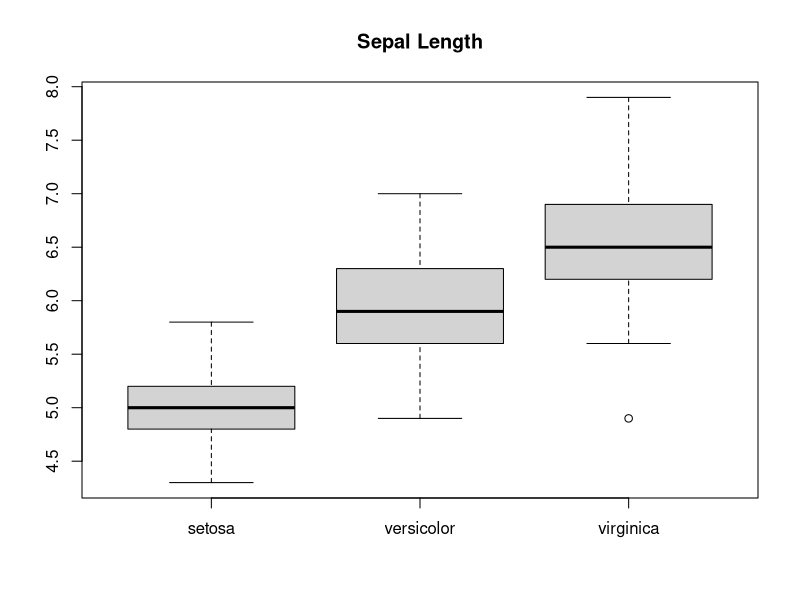
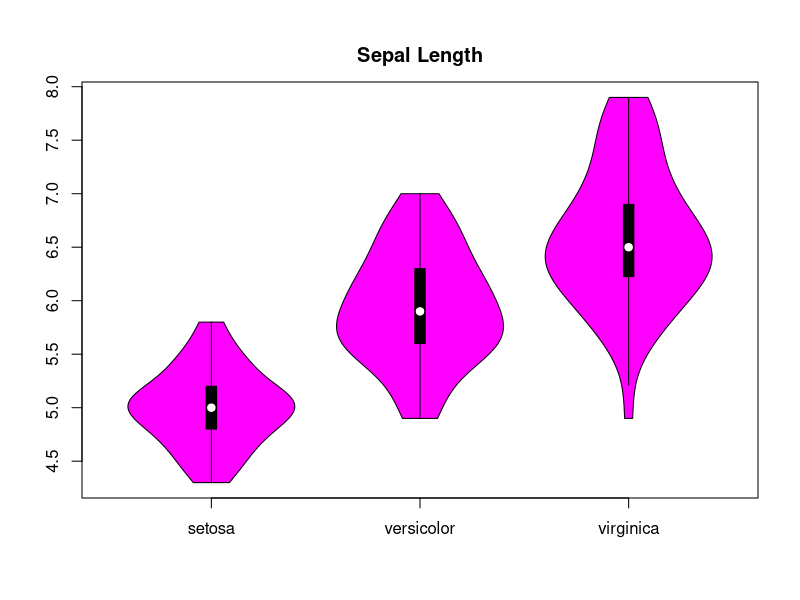
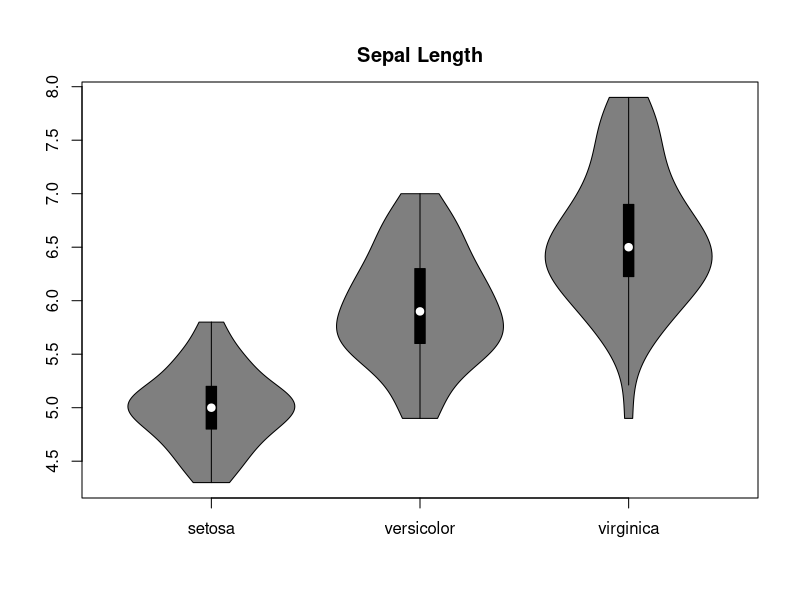
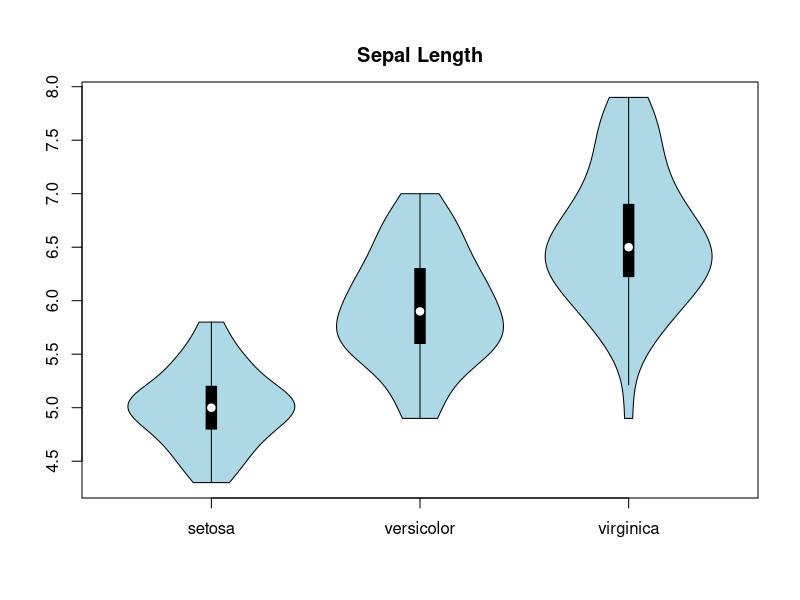
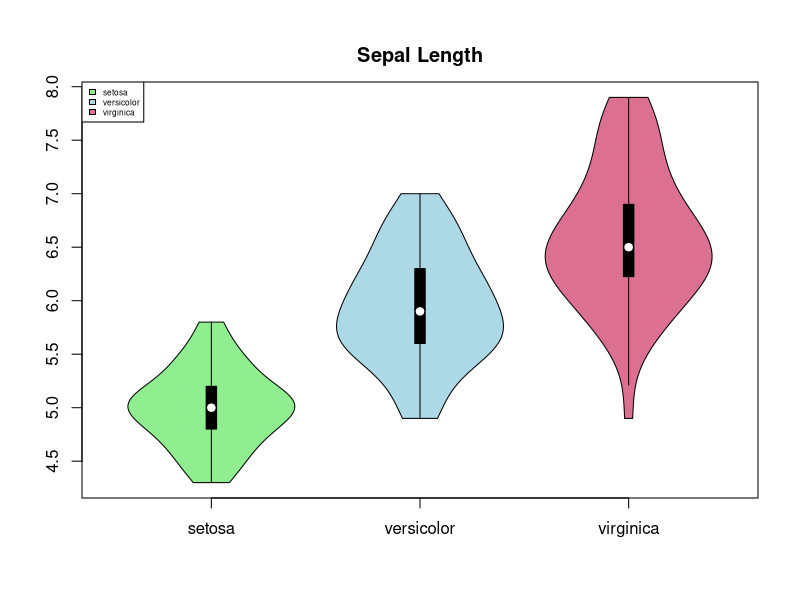
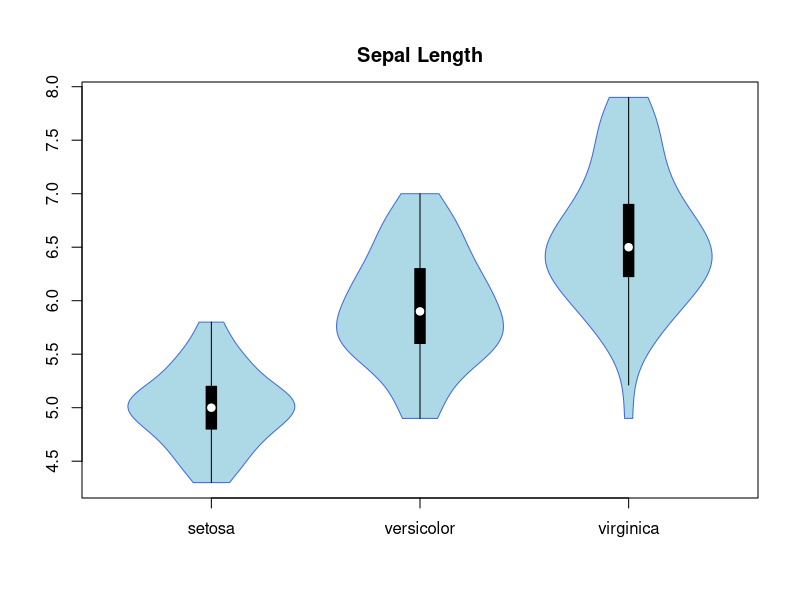
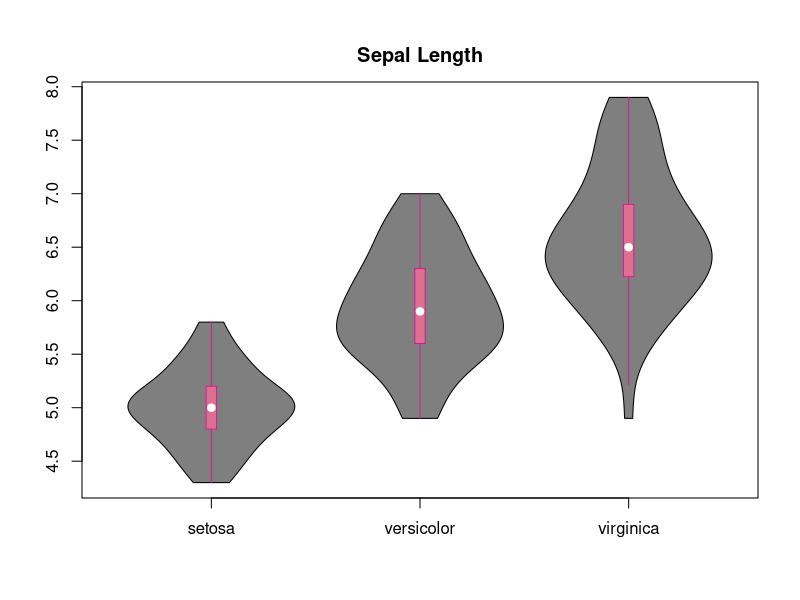
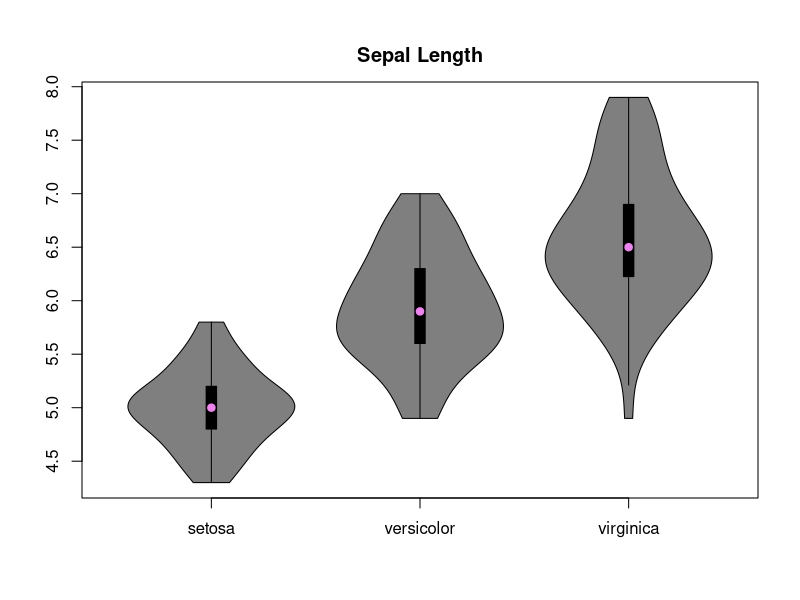

Write the R code that produced these figures, in order.
## ---- chunk 1
library("vioplot")
## ---- chunk 2
data(iris)
boxplot(iris$Sepal.Length[iris$Species=="setosa"], iris$Sepal.Length[iris$Species=="versicolor"], iris$Sepal.Length[iris$Species=="virginica"], names=c("setosa", "versicolor", "virginica"), main = "Sepal Length")
vioplot(iris$Sepal.Length[iris$Species=="setosa"], iris$Sepal.Length[iris$Species=="versicolor"], iris$Sepal.Length[iris$Species=="virginica"], names=c("setosa", "versicolor", "virginica"), main = "Sepal Length", col="magenta")
## ---- chunk 3
vioplot(iris$Sepal.Length[iris$Species=="setosa"], iris$Sepal.Length[iris$Species=="versicolor"], iris$Sepal.Length[iris$Species=="virginica"], names=c("setosa", "versicolor", "virginica"), main = "Sepal Length")
## ---- chunk 4
vioplot(iris$Sepal.Length[iris$Species=="setosa"], iris$Sepal.Length[iris$Species=="versicolor"], iris$Sepal.Length[iris$Species=="virginica"], names=c("setosa", "versicolor", "virginica"), main = "Sepal Length", col="lightblue")
## ---- chunk 5
vioplot(iris$Sepal.Length[iris$Species=="setosa"], iris$Sepal.Length[iris$Species=="versicolor"], iris$Sepal.Length[iris$Species=="virginica"], names=c("setosa", "versicolor", "virginica"), main = "Sepal Length", col=c("lightgreen", "lightblue", "palevioletred"))
legend("topleft", legend=c("setosa", "versicolor", "virginica"), fill=c("lightgreen", "lightblue", "palevioletred"), cex = 0.5)
## ---- chunk 6
vioplot(iris$Sepal.Length[iris$Species=="setosa"], iris$Sepal.Length[iris$Species=="versicolor"], iris$Sepal.Length[iris$Species=="virginica"], names=c("setosa", "versicolor", "virginica"), main = "Sepal Length", col="lightblue", border="royalblue")
## ---- chunk 7
vioplot(iris$Sepal.Length[iris$Species=="setosa"], iris$Sepal.Length[iris$Species=="versicolor"], iris$Sepal.Length[iris$Species=="virginica"], names=c("setosa", "versicolor", "virginica"), main = "Sepal Length", rectCol="palevioletred", lineCol="violetred")
## ---- chunk 8
vioplot(iris$Sepal.Length[iris$Species=="setosa"], iris$Sepal.Length[iris$Species=="versicolor"], iris$Sepal.Length[iris$Species=="virginica"], names=c("setosa", "versicolor", "virginica"), main = "Sepal Length", colMed="violet")
## ---- chunk 9
vioplot(iris$Sepal.Length[iris$Species=="setosa"], iris$Sepal.Length[iris$Species=="versicolor"], iris$Sepal.Length[iris$Species=="virginica"], names=c("setosa", "versicolor", "virginica"), main = "Sepal Length", col="lightblue", border="royalblue", rectCol="palevioletred", lineCol="violetred", colMed="violet")
## ---- chunk 10
vioplot(iris$Sepal.Length[iris$Species=="setosa"], iris$Sepal.Length[iris$Species=="versicolor"], iris$Sepal.Length[iris$Species=="virginica"], names=c("setosa", "versicolor", "virginica"), main="Sepal Length (Equal Area)", areaEqual = T, col=c("lightgreen", "lightblue", "palevioletred"), border=c("darkolivegreen4", "royalblue4", "violetred4"), rectCol=c("forestgreen", "blue", "palevioletred3"), lineCol=c("darkolivegreen", "royalblue", "violetred4"), colMed=c("green", "cyan", "magenta"), pchMed=c(15, 17, 19))
## ---- chunk 11
data("iris")
attach(iris)
vioplot(iris$Sepal.Length[iris$Species=="setosa"], iris$Sepal.Length[iris$Species=="versicolor"], iris$Sepal.Length[iris$Species=="virginica"], main = "Sepal Length", ylab = "",
        col=c("lightgreen", "lightblue", "palevioletred"), ylim = c(0, max(Sepal.Length) * 1.1))
legend("bottomright", legend=c("setosa", "versicolor", "virginica"),
       fill=c("lightgreen", "lightblue", "palevioletred"), cex = 0.8)
add_labels(unlist(iris$Sepal.Length), iris$Species, height = 0.5, cex = 0.8)
## ---- chunk 12
# add outliers to demo data
iris2 <- iris
iris2 <- rbind(iris2, c(7, 1, 0, 0, "setosa"))
iris2 <- rbind(iris2, c(1, 10, 0, 0, "setosa"))
iris2 <- rbind(iris2, c(9, 2, 0, 0, "versicolor"))
iris2 <- rbind(iris2, c(2, 12, 0, 0, "versicolor"))
iris2 <- rbind(iris2, c(10, 1, 0, 0, "virginica"))
iris2 <- rbind(iris2, c(12, 7, 0, 0, "virginica"))
iris2$Species <- factor(iris2$Species)
iris2$Sepal.Length <- as.numeric(iris2$Sepal.Length)
iris2$Sepal.Width <- as.numeric(iris2$Sepal.Width)
table(iris2$Species)
## ---- chunk 13
attach(iris2)
vioplot(iris2$Sepal.Length[iris$Species=="setosa"], iris2$Sepal.Length[iris$Species=="versicolor"], iris2$Sepal.Length[iris2$Species=="virginica"], main = "Sepal Length",
        col=c("lightgreen", "lightblue", "palevioletred"), ylim = c(min(Sepal.Length) * 0.9, max(Sepal.Length) * 1.1),
        names=c("setosa", "versicolor", "virginica"))
Sepal.medians <- sapply(unique(Species), function(sp) median(Sepal.Length[Species == sp]))
# highlights medians
points(x = c(1:length(Sepal.medians)), y = Sepal.medians, pch = 21, cex = 1.25, lwd = 2,
       col = "white", bg = c("forestgreen", "lightblue4", "palevioletred4"))
# plots outliers above 2 SD
add_outliers(unlist(iris2$Sepal.Length), iris2$Species, cutoff = 2,
             col = "black", bars = "grey85", lwd = 2,
             fill = c("palegreen3", "lightblue3", "palevioletred3"))
legend("bottomright", legend=c("setosa", "versicolor", "virginica"),
       fill=c("lightgreen", "lightblue", "palevioletred"), cex = 0.6)
add_labels(unlist(iris2$Sepal.Length), iris2$Species, height = 0.5, cex = 0.8)
## ---- chunk 14
data(iris)
summary(iris2$Sepal.Width)
table(iris2$Sepal.Width > mean(iris2$Sepal.Width))
iris_large <- iris2[iris2$Sepal.Width > mean(iris2$Sepal.Width), ]
iris_small <- iris2[iris2$Sepal.Width <= mean(iris2$Sepal.Width), ]

attach(iris_large)
vioplot(iris_large$Sepal.Length[iris_large$Species=="setosa"], iris_large$Sepal.Length[iris_large$Species=="versicolor"], iris_large$Sepal.Length[iris_large$Species=="virginica"], plotCentre = "line", side = "right", col=c("lightgreen", "lightblue", "palevioletred"), ylim = c(min(iris2$Sepal.Length) * 0.9, max(iris2$Sepal.Length) * 1.1),
        names=c("setosa", "versicolor", "virginica"))
Sepal.medians <- sapply(unique(Species), function(sp) median(iris_large$Sepal.Length[Species == sp]))
# highlights medians
points(x = c(1:length(Sepal.medians)), y = Sepal.medians, pch = 21, cex = 1.25, lwd = 2,
       col = "white", bg = c("forestgreen", "lightblue4", "palevioletred4"))
# plots outliers above 2 SD
add_outliers(unlist(iris_large$Sepal.Length), iris2$Species, cutoff = 2,
             col = c("palegreen3", "lightblue3", "palevioletred3"), bars = "grey85", lwd = 2,
             fill = "grey85")
legend("bottomright", legend=c("setosa", "versicolor", "virginica"),
       fill=c("lightgreen", "lightblue", "palevioletred"), cex = 0.6)
add_labels(unlist(iris2$Sepal.Length), iris2$Species, height = 0.5, cex = 0.8)

attach(iris_small)
vioplot(iris_small$Sepal.Length[iris_small$Species=="setosa"], iris_small$Sepal.Length[iris_small$Species=="versicolor"], iris_small$Sepal.Length[iris_small$Species=="virginica"], plotCentre = "line", side = "left", add = T, col=c("palegreen1", "lightblue1", "palevioletred1"), ylim = c(min(Sepal.Length) * 0.9, max(Sepal.Length) * 1.1),
        names=c("setosa", "versicolor", "virginica"))


Sepal.medians <- sapply(unique(Species), function(sp) median(iris_small$Sepal.Length[Species == sp]))
# highlights medians
points(x = c(1:length(Sepal.medians)), y = Sepal.medians, pch = 21, cex = 1.25, lwd = 2,
       col = "white", bg = c("forestgreen", "lightblue4", "palevioletred4"))
# plots outliers above 2 SD
add_outliers(unlist(iris2$Sepal.Length), iris2$Species, cutoff = 2,
             col = c("palegreen3", "lightblue3", "palevioletred3"), bars = "grey85", lwd = 2,
             fill = "grey50")
legend("bottomright", legend=c("setosa", "versicolor", "virginica"),
       fill=c("lightgreen", "lightblue", "palevioletred"), cex = 0.6)
add_labels(unlist(iris2$Sepal.Length), iris2$Species, height = 0.5, cex = 0.8)

# add legend and titles
legend("topleft", fill = c("lightblue2", "lightblue3"), legend = c("small", "large"), title = "Sepal Width")
title(xlab = "Species", ylab = "Sepal Length")
